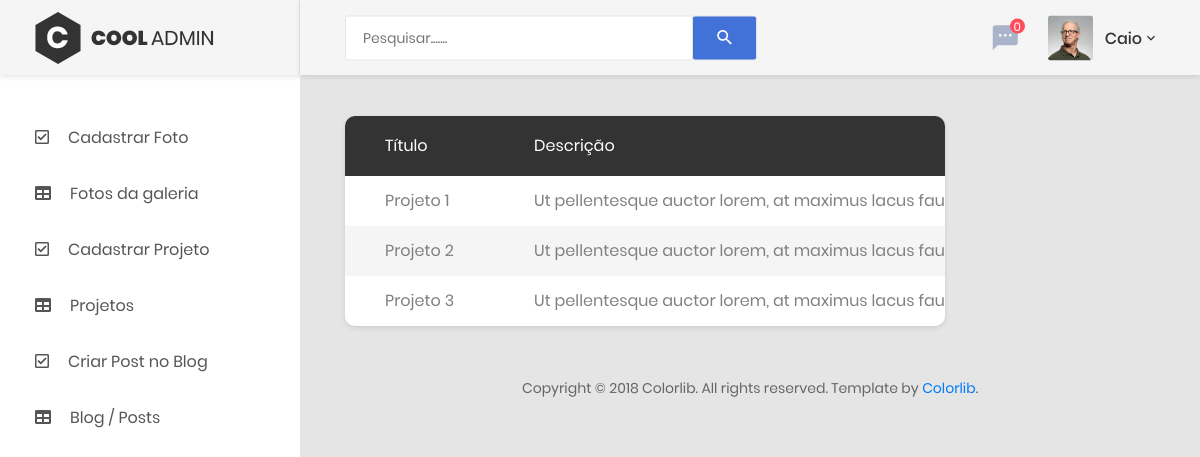
Page /index.php/admin/projects (signed in) on the committed database.
### tables this page shows
CREATE TABLE tb_photographers (
	id int NOT NULL AUTO_INCREMENT,
	name varchar(150) NOT NULL,
	email varchar(255) NOT NULL,
	phone varchar(11) NOT NULL,
	dt_birthday date DEFAULT NULL,
	fk_user int NOT NULL,
	PRIMARY KEY(id),
	FOREIGN KEY(fk_user) REFERENCES tb_users(id)
);

CREATE TABLE tb_projects (
	id int NOT NULL AUTO_INCREMENT,
    title varchar(30) NOT NULL,
    description text NOT NULL,
    image varchar(255) NOT NULL,
    PRIMARY KEY(id)
);

### application/controllers/Admin.php (called while the page is built, shortened)
<?php
class Admin extends CI_Controller
{
        function __construct()
        {
                $this->load->model("users_model");
                $this->load->model("photographers_model");
                $this->load->model("photos_model");
                $this->load->model("projects_model");
                $this->load->model("posts_model");
                $this->load->model("messages_model");
                $this->load->model("configs_model");
                $this->load->helper("url_helper");
        }
	public function view($page = "index")
	{
                $values = [
                        "fk_user" => $_SESSION["id_user"]
                ];
                $photographer = $this->photographers_model->get_photographers($values);
                $data["photographer"] = $photographer;
                $data["news_messages"] = $this->list_new_messages();
                $data["number_news_messages"] = $this->messages_model->count_new_messages();
                if($page == "projects")
                {
                        $data["projects"] = $this->list_projects();
                }
                $this->load->view("admin/header", $data);
                $this->load->view("admin/".$page);
                $this->load->view("admin/footer");
	}
        public function list_projects()
        {
                return $this->projects_model->get_projects();
        }
        public function list_new_messages()
        {
                $values = ["status" => 0];
                return $this->messages_model->get_news_messages($values);
        }
}
?>

### index.php (called while the page is built, shortened)
<?php
require_once BASEPATH.'core/CodeIgniter.php';

### application/models/Photographers_model.php (called while the page is built, shortened)
<?php
class Photographers_model extends CI_Model
{
	public function get_photographers($data = array())
	{
		$query = $this->db->get_where("tb_photographers", $data);
		return $query->row_array();
	}
}
?>

### application/models/Projects_model.php (called while the page is built, shortened)
<?php
class Projects_model extends CI_Model
{
	public function get_projects($data = array())
	{
		if(empty($data))
		{
			$query = $this->db->get("tb_projects");
			return $query->result_array();
		}
		$query = $this->db->get_where("tb_projects", $data);
		return $query->row_array();
	}
}
?>

### application/views/admin/projects.php (the view, shortened to what this page needs)
<div class="row">
    <div class="col-lg-9">
        <div class="table-responsive table--no-card m-b-30">
            <table class="table table-borderless table-striped table-earning">
                <thead>
                    <tr>
                        <th>título</th>
                        <th>Descrição</th>
                    </tr>
                </thead>
                <tbody>
                    <?php foreach($projects as $project_item){ ?>
                    <tr>
                        <td><?php echo $project_item["title"]; ?></td>
                        <td><?php echo $project_item["description"]; ?></td>
                    </tr>
                    <?php } ?>
                </tbody>
            </table>
        </div>
    </div>
</div>

### application/views/admin/header.php (shortened to what this page needs)
<!DOCTYPE html>
<html lang="en">
<head>
    <link href="../application/views/res/admin/css/font-face.css" rel="stylesheet" media="all">
    <link href="../application/views/res/admin/vendor/font-awesome-4.7/css/font-awesome.min.css" rel="stylesheet" media="all">
    <link href="../application/views/res/admin/vendor/font-awesome-5/css/fontawesome-all.min.css" rel="stylesheet" media="all">
    <link href="../application/views/res/admin/vendor/mdi-font/css/material-design-iconic-font.min.css" rel="stylesheet" media="all">
    <link href="../application/views/res/admin/vendor/bootstrap-4.1/bootstrap.min.css" rel="stylesheet" media="all">
    <link href="../application/views/res/admin/vendor/animsition/animsition.min.css" rel="stylesheet" media="all">
    <link href="../application/views/res/admin/vendor/bootstrap-progressbar/bootstrap-progressbar-3.3.4.min.css" rel="stylesheet" media="all">
    <link href="../application/views/res/admin/vendor/wow/animate.css" rel="stylesheet" media="all">
    <link href="../application/views/res/admin/vendor/css-hamburgers/hamburgers.min.css" rel="stylesheet" media="all">
    <link href="../application/views/res/admin/vendor/slick/slick.css" rel="stylesheet" media="all">
    <link href="../application/views/res/admin/vendor/select2/select2.min.css" rel="stylesheet" media="all">
    <link href="../application/views/res/admin/vendor/perfect-scrollbar/perfect-scrollbar.css" rel="stylesheet" media="all">
    <link href="../application/views/res/admin/css/theme.css" rel="stylesheet" media="all">
</head>
<body class="animsition">
    <div class="page-wrapper">
        <aside class="menu-sidebar d-none d-lg-block">
            <div class="logo">
                <a href="#">
                    <img src="../application/views/res/admin/images/icon/logo.png" alt="Cool Admin" />
                </a>
            </div>
            <div class="menu-sidebar__content js-scrollbar1">
                <nav class="navbar-sidebar">
                    <ul class="list-unstyled navbar__list">
                        <li>
                            <a href="photo">
                                <i class="far fa-check-square"></i>Cadastrar Foto</a>
                        </li>
                        <li>
                            <a href="photos">
                                <i class="fas fa-table"></i>Fotos da galeria</a>
                        </li>
                        <li>
                            <a href="project">
                                <i class="far fa-check-square"></i>Cadastrar Projeto</a>
                        </li>
                        <li>
                            <a href="projects">
                                <i class="fas fa-table"></i>Projetos</a>
                        </li>
                        <li>
                            <a href="post">
                                <i class="far fa-check-square"></i>Criar Post no Blog</a>
                        </li>
                        <li>
                            <a href="posts">
                                <i class="fas fa-table"></i>Blog / Posts</a>
                        </li>
                    </ul>
                </nav>
            </div>
        </aside>
        <div class="page-container">
            <header class="header-desktop">
                <div class="section__content section__content--p30">
                    <div class="container-fluid">
                        <div class="header-wrap">
                            <form class="form-header" action="" method="POST">
                                <input class="au-input au-input--xl" type="text" name="search" placeholder="Pesquisar......." />
                                <button class="au-btn--submit" type="submit">
                                    <i class="zmdi zmdi-search"></i>
                                </button>
                            </form>
                            <div class="header-button">
                                <div class="noti-wrap">
                                    <div class="noti__item js-item-menu">
                                        <i class="zmdi zmdi-comment-more"></i>
                                        <span class="quantity"><?php echo $number_news_messages; ?></span>
                                    </div>
                                </div>
                                <div class="account-wrap">
                                    <div class="account-item clearfix js-item-menu">
                                        <div class="image">
                                            <img src="../application/views/res/admin/images/icon/avatar-01.jpg" alt="John Doe" />
                                        </div>
                                        <div class="content">
                                            <a class="js-acc-btn" href="#"><?php echo $photographer["name"];?></a>
                                        </div>
                                    </div>
                                </div>
                            </div>
                        </div>
                    </div>
                </div>
            </header>
            <div class="main-content">
                <div class="section__content section__content--p30">
                    <div class="container-fluid">

### rows in the picture
tb_photographers: name "Caio"
tb_projects: title "Projeto 1", description "Ut pellentesque auctor lorem, at maximus lacus…"
tb_projects: title "Projeto 2", description "Ut pellentesque auctor lorem, at maximus lacus…"
tb_projects: title "Projeto 3", description "Ut pellentesque auctor lorem, at maximus lacus…"

### other values in the picture
$number_news_messages "0"
